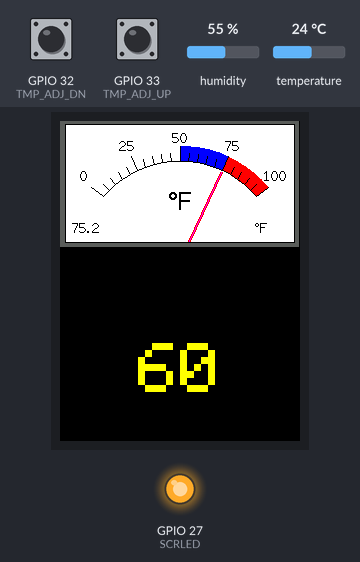
The sketch below on a simulated ESP32. On the bench: 240×320 colour display, output pins drawn as LEDs (lit = HIGH). Inputs (shaded band) come from the test bench; at power-on: temperature 24 °C, GPIO 32 (TMP_ADJ_DN) HIGH, GPIO 33 (TMP_ADJ_UP) HIGH, humidity 55 %. What the sketch prints to the serial monitor is not drawn.

Above: at 1.5 s.
1.6 s: temperature set to 12 °C
At 3.2 s:
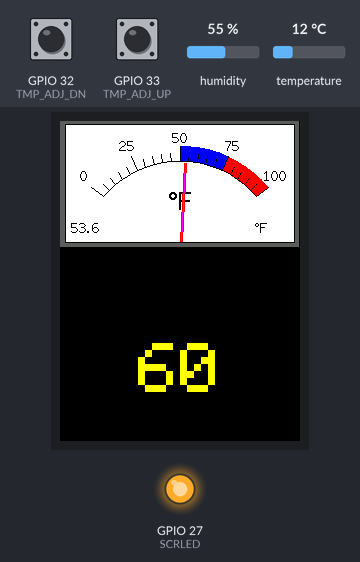
3.8 s: GPIO 32 (TMP_ADJ_DN) pulled LOW for 0.15 s
At 4.7 s:
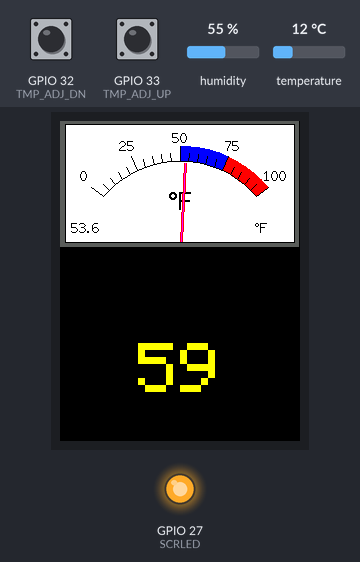
5.4 s: temperature set to 19 °C
At 7.5 s:
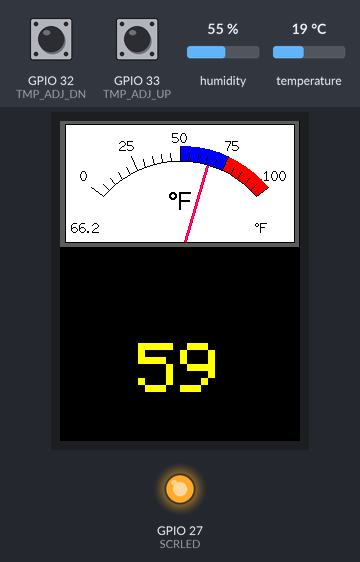
7.8 s: GPIO 33 (TMP_ADJ_UP) pulled LOW for 0.15 s
At 9.0 s:
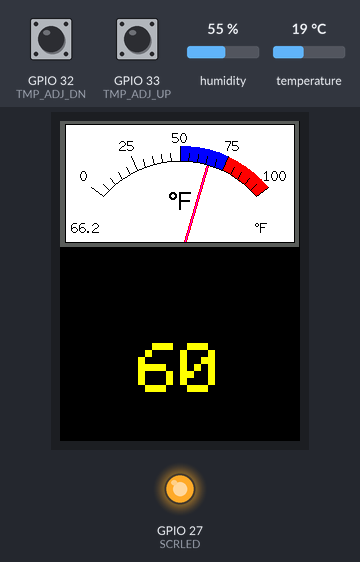
9.4 s: GPIO 33 (TMP_ADJ_UP) pulled LOW for 1 s
At 10.2 s:
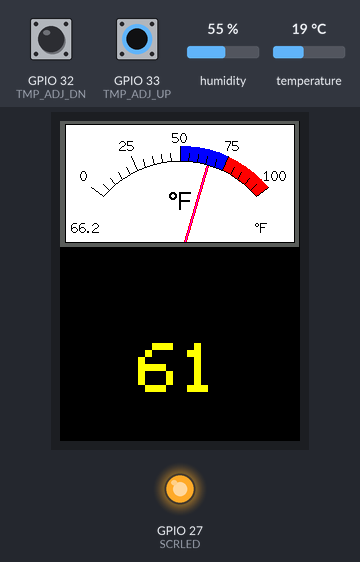
11.9 s: temperature set to 28 °C
At 14.8 s:
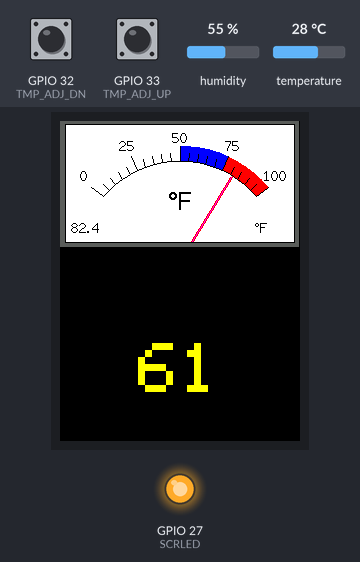
Timing chart, 0 to 16.3 s (numbered marks = the images above; inputs shaded):
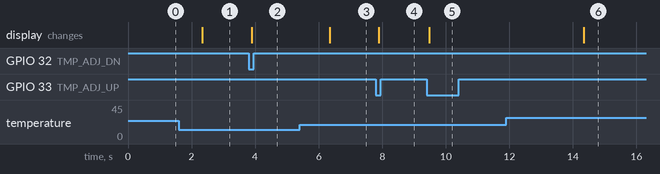

Measured:
- after the input at 1.6 s, the display: changes after 0.74 s (image 1)
- after the input at 3.8 s, the display: changes after 0.09 s (image 2)
- after the input at 5.4 s, the display: changes after 0.94 s (image 3)
- after the input at 7.8 s, the display: changes after 0.09 s (image 4)
- after the input at 9.4 s, the display: changes after 0.09 s (image 5)
- after the input at 11.9 s, the display: changes after 2.4 s (image 6)

The sketch:

diy_apartment_wall_ac_thermostat.ino
```cpp
#include <TFT_eSPI.h> // Hardware-specific library
#include <SPI.h>

TFT_eSPI tft = TFT_eSPI();       // Invoke custom library

#define TFT_GREY 0x5AEB

float ltx = 0;    // Saved x coord of bottom of needle
uint16_t osx = 120, osy = 120; // Saved x & y coords

int old_analog =  -999; // Value last displayed

#include "DHT.h"

#define DHTPIN 5
#define DHTTYPE DHT11   // DHT 11
DHT dht(DHTPIN, DHTTYPE);

#define TEMP_PERIOD 2000
uint32_t updateTime = 0;       // time for next update
float temp;
uint8_t temp_thresh = 60;

#define TMP_ADJ_DN 32
#define TMP_ADJ_UP 33

#define IR_SEND_PIN 4
#include <IRremote.hpp>

#define DECODE_DISTANCE

uint32_t tRawData[]={0xED12FF01};
bool acIsRunning = true;   // assume unit is off before starting program

int lastDnBtnState = LOW;
int lastUpBtnState = LOW;

int dnBtnState;
int upBtnState;

unsigned long lastDnBtnDBTime = 0;
unsigned long lastUpBtnDBTime = 0;

unsigned long debounceDelay = 50;

#define SCRLED 27

void sendOnOff(void) {
   IrSender.sendPulseDistance(9000, 4350, 650, 1550, 650, 450, &tRawData[0], 32, false, 1000, 0);
}

void setup(void) {
  pinMode(SCRLED, OUTPUT);
  digitalWrite(SCRLED, HIGH);

  dht.begin();

  pinMode(TMP_ADJ_DN, INPUT_PULLUP);
  pinMode(TMP_ADJ_UP, INPUT_PULLUP);

  IrSender.begin();

  tft.init();
  tft.setRotation(0);
  Serial.begin(9600);
  tft.fillScreen(TFT_BLACK);

  analogMeter(); // Draw analogue meter

  updateTime = millis(); // Next update time

  // Read temperature as Fahrenheit (isFahrenheit = true)
  temp = dht.readTemperature(true);

  // Check if any reads failed and exit early (to try again).
  if (isnan(temp)) {
    Serial.println(F("Failed to read from DHT sensor!"));
    return;
  }

  // assume AC is on if temp is <= 60 at start
  if (temp <= 60 && acIsRunning == true) {
    acIsRunning = false;
  }

  tft.setTextSize(7);
  tft.setTextColor(TFT_YELLOW);
  tft.setTextDatum(MC_DATUM);

  tft.drawNumber(temp_thresh, 120, 250);
}


void loop() {
  if (updateTime <= millis()) {
    updateTime = millis() + TEMP_PERIOD;

    // Read temperature as Fahrenheit (isFahrenheit = true)
    temp = dht.readTemperature(true);

    // Check if any reads failed and exit early (to try again).
    if (isnan(temp)) {
      Serial.println(F("Failed to read from DHT sensor!"));
      return;
    }

    if (temp <= temp_thresh && acIsRunning == false) {
      sendOnOff();
      acIsRunning = true;
    }

    if (temp > (temp_thresh + 10) && acIsRunning == true) {
      sendOnOff();
      acIsRunning = false;
    }

    Serial.print(temp);
    Serial.print(F("°F "));
    Serial.print(F(" acIsRunning "));
    Serial.println(acIsRunning);

    tft.setTextSize(1);
    plotNeedle(temp, 0);
  } else {
    tft.setTextSize(7);
    tft.setTextColor(TFT_YELLOW);

    // reset the debouncing timers
    if(digitalRead(TMP_ADJ_DN) != lastDnBtnState) {
      lastDnBtnDBTime = millis();
    }

    if(digitalRead(TMP_ADJ_UP) != lastUpBtnState) {
      lastUpBtnDBTime = millis();
    }

    // debounce and react to state change of buttons
    if ((millis() - lastDnBtnDBTime) > debounceDelay) {
      if (digitalRead(TMP_ADJ_DN) != dnBtnState) {
        dnBtnState = digitalRead(TMP_ADJ_DN);

        if(!digitalRead(TMP_ADJ_DN) && temp_thresh > 59) {
          temp_thresh -= 1;
          tft.fillRect(0, 180, 239, 200, TFT_BLACK);
          tft.drawNumber(temp_thresh, 120, 250);
        }
      }
    }

    if ((millis() - lastUpBtnDBTime) > debounceDelay) {
      if (digitalRead(TMP_ADJ_UP) != upBtnState) {
        upBtnState = digitalRead(TMP_ADJ_UP);

        if(!digitalRead(TMP_ADJ_UP) && temp_thresh < 81) {
          temp_thresh += 1;
          tft.fillRect(0, 180, 239, 200, TFT_BLACK);
          tft.drawNumber(temp_thresh, 120, 250);
        }
      }
    }

    lastDnBtnState = digitalRead(TMP_ADJ_DN);
    lastUpBtnState = digitalRead(TMP_ADJ_UP);

    tft.setTextSize(1);
  }
}


// #########################################################################
//  Draw the analogue meter on the screen
// #########################################################################
void analogMeter()
{
  // Meter outline
  tft.fillRect(0, 0, 239, 126, TFT_GREY);
  tft.fillRect(5, 3, 230, 119, TFT_WHITE);

  tft.setTextColor(TFT_BLACK);  // Text colour

  // Draw ticks every 5 degrees from -50 to +50 degrees (100 deg. FSD swing)
  for (int i = -50; i < 51; i += 5) {
    // Long scale tick length
    int tl = 15;

    // Coodinates of tick to draw
    float sx = cos((i - 90) * 0.0174532925);
    float sy = sin((i - 90) * 0.0174532925);
    uint16_t x0 = sx * (100 + tl) + 120;
    uint16_t y0 = sy * (100 + tl) + 140;
    uint16_t x1 = sx * 100 + 120;
    uint16_t y1 = sy * 100 + 140;

    // Coordinates of next tick for zone fill
    float sx2 = cos((i + 5 - 90) * 0.0174532925);
    float sy2 = sin((i + 5 - 90) * 0.0174532925);
    int x2 = sx2 * (100 + tl) + 120;
    int y2 = sy2 * (100 + tl) + 140;
    int x3 = sx2 * 100 + 120;
    int y3 = sy2 * 100 + 140;


    // Blue zone limits
    if (i >= 0 && i < 25) {
      tft.fillTriangle(x0, y0, x1, y1, x2, y2, TFT_BLUE);
      tft.fillTriangle(x1, y1, x2, y2, x3, y3, TFT_BLUE);
    }

    // Red zone limits
    if (i >= 25 && i < 50) {
      tft.fillTriangle(x0, y0, x1, y1, x2, y2, TFT_RED);
      tft.fillTriangle(x1, y1, x2, y2, x3, y3, TFT_RED);
    }

    // Short scale tick length
    if (i % 25 != 0) tl = 8;

    // Recalculate coords incase tick lenght changed
    x0 = sx * (100 + tl) + 120;
    y0 = sy * (100 + tl) + 140;
    x1 = sx * 100 + 120;
    y1 = sy * 100 + 140;

    // Draw tick
    tft.drawLine(x0, y0, x1, y1, TFT_BLACK);

    // Check if labels should be drawn, with position tweaks
    if (i % 25 == 0) {
      // Calculate label positions
      x0 = sx * (100 + tl + 10) + 120;
      y0 = sy * (100 + tl + 10) + 140;
      switch (i / 25) {
        case -2: tft.drawCentreString("0", x0, y0 - 12, 2); break;
        case -1: tft.drawCentreString("25", x0, y0 - 9, 2); break;
        case 0: tft.drawCentreString("50", x0, y0 - 6, 2); break;
        case 1: tft.drawCentreString("75", x0, y0 - 9, 2); break;
        case 2: tft.drawCentreString("100", x0, y0 - 12, 2); break;
      }
    }

    // Now draw the arc of the scale
    sx = cos((i + 5 - 90) * 0.0174532925);
    sy = sin((i + 5 - 90) * 0.0174532925);
    x0 = sx * 100 + 120;
    y0 = sy * 100 + 140;
    // Draw scale arc, don't draw the last part
    if (i < 50) tft.drawLine(x0, y0, x1, y1, TFT_BLACK);
  }

  tft.drawString("`F", 5 + 230 - 40, 119 - 20, 2); // Units at bottom right
  tft.drawCentreString("`F", 120, 70, 4); // Comment out to avoid font 4
  tft.drawRect(5, 3, 230, 119, TFT_BLACK); // Draw bezel line

  plotNeedle(0, 0); // Put meter needle at 0
}

// #########################################################################
// Update needle position
// This function is blocking while needle moves, time depends on ms_delay
// 10ms minimises needle flicker if text is drawn within needle sweep area
// Smaller values OK if text not in sweep area, zero for instant movement but
// does not look realistic... (note: 100 increments for full scale deflection)
// #########################################################################
void plotNeedle(float value, byte ms_delay)
{
  tft.setTextColor(TFT_BLACK, TFT_WHITE);
  char buf[8];
  dtostrf(value, 4, 1, buf);
  tft.drawRightString(buf, 40, 119 - 20, 2);

  if (value < -10) value = -10; // Limit value to emulate needle end stops
  if (value > 110) value = 110;

  // Move the needle util new value reached
  while (!((int)value == old_analog)) {
    if (old_analog < value) old_analog++;
    else old_analog--;

    if (ms_delay == 0) old_analog = (int)value; // Update immediately id delay is 0

    float sdeg = map(old_analog, -10, 110, -150, -30); // Map value to angle
    // Calcualte tip of needle coords
    float sx = cos(sdeg * 0.0174532925);
    float sy = sin(sdeg * 0.0174532925);

    // Calculate x delta of needle start (does not start at pivot point)
    float tx = tan((sdeg + 90) * 0.0174532925);

    // Erase old needle image
    tft.drawLine(120 + 20 * ltx - 1, 140 - 20, osx - 1, osy, TFT_WHITE);
    tft.drawLine(120 + 20 * ltx, 140 - 20, osx, osy, TFT_WHITE);
    tft.drawLine(120 + 20 * ltx + 1, 140 - 20, osx + 1, osy, TFT_WHITE);

    // Re-plot text under needle
    tft.setTextColor(TFT_BLACK);
    tft.drawCentreString("`F", 120, 70, 4);  // Comment out to avoid font 4

    // Store new needle end coords for next erase
    ltx = tx;
    osx = sx * 98 + 120;
    osy = sy * 98 + 140;

    // Draw the needle in the new postion, magenta makes needle a bit bolder
    // draws 3 lines to thicken needle
    tft.drawLine(120 + 20 * ltx - 1, 140 - 20, osx - 1, osy, TFT_RED);
    tft.drawLine(120 + 20 * ltx, 140 - 20, osx, osy, TFT_MAGENTA);
    tft.drawLine(120 + 20 * ltx + 1, 140 - 20, osx + 1, osy, TFT_RED);

    // Slow needle down slightly as it approaches new postion
    if (abs(old_analog - (int)value) < 10) ms_delay += ms_delay / 5;

    // Wait before next update
    delay(ms_delay);
  }
}
```
